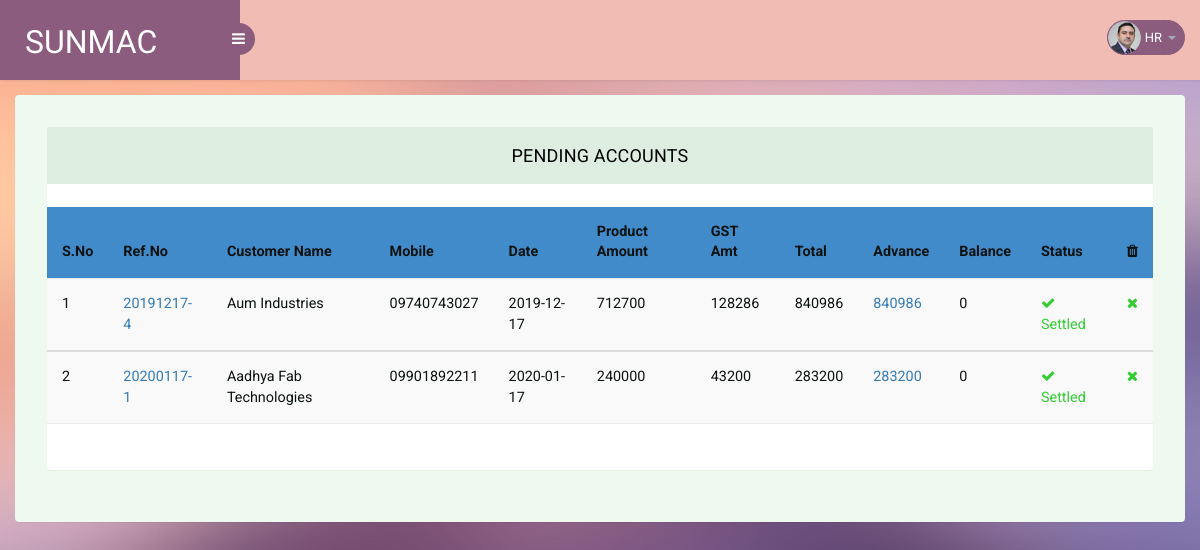
Page /accounts_pending.php (signed in) on the earlier database version.
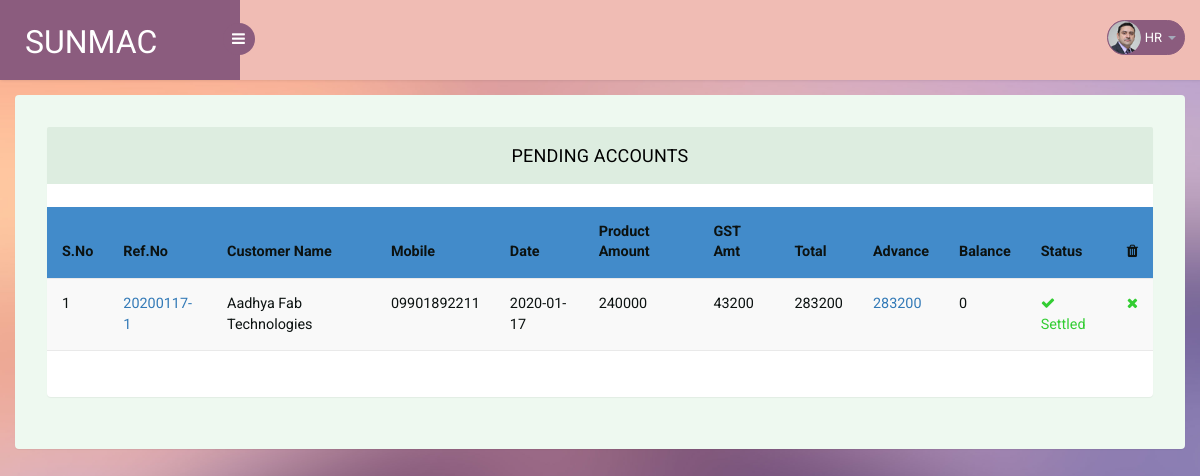
Same page on the later database version.
### tables this page shows
CREATE TABLE `sample_pi` (
  `SAMPLE_PI_ID` int(11) NOT NULL,
  `CUSTOMER_NAME` varchar(100) NOT NULL,
  `MOBILE` varchar(100) NOT NULL,
  `TO_ADDRESS` varchar(100) NOT NULL,
  `DELIVERY_ADDRESS` varchar(100) NOT NULL,
  `TOTAL_AMOUNT` int(100) NOT NULL,
  `DATE` date NOT NULL,
  `GST` int(10) NOT NULL,
  `GST_AMOUNT` int(100) NOT NULL,
  `BALANCE` int(100) NOT NULL,
  `INVOICE_STATUS` int(5) NOT NULL,
  `NOTE_1` varchar(100) NOT NULL,
  `NOTE_2` varchar(100) NOT NULL,
  `FOLLOWED_BY_PERSON` varchar(50) NOT NULL,
  `REFERENCE_NO` varchar(50) NOT NULL,
  `SHOW_TO_ADMIN` int(1) NOT NULL DEFAULT '1'
);

CREATE TABLE `transaction_balance` (
  `SAMPLE_PI_ID` int(10) NOT NULL,
  `TOTAL_AMOUNT` int(10) NOT NULL,
  `BALANCE` int(10) NOT NULL,
  `LAST_UPDATE_DATE` date NOT NULL,
  `SHOW_TO_ACCOUNTS` int(1) NOT NULL DEFAULT '1',
  `SHOW_TO_ADMIN` int(1) NOT NULL DEFAULT '1',
  `IS_PENDING_AMOUNT` int(1) NOT NULL DEFAULT '0'
);

### accounts_pending.php (the view, shortened to what the changed rows need)
<?php
include 'db_connect.php';
$sql = "SELECT S.SAMPLE_PI_ID, S.CUSTOMER_NAME, S.MOBILE, S.DATE, S.REFERENCE_NO, (S.TOTAL_AMOUNT - S.GST_AMOUNT) AS PRODUCT_AMOUNT, S.TOTAL_AMOUNT, S.GST_AMOUNT,
        (S.TOTAL_AMOUNT - TB.BALANCE) AS ADVANCE, TB.BALANCE, S.INVOICE_STATUS, T.TRANSACTION_ID
        FROM sample_pi S, transaction T, transaction_balance TB WHERE 1=1
        AND S.SAMPLE_PI_ID = T.SAMPLE_PI_ID
        AND S.SAMPLE_PI_ID = TB.SAMPLE_PI_ID
        AND T.SAMPLE_PI_ID = TB.SAMPLE_PI_ID
        AND S.INVOICE_STATUS != 0
        AND TB.IS_PENDING_AMOUNT = 1
        AND TB.SHOW_TO_ACCOUNTS = 1
        GROUP BY T.SAMPLE_PI_ID
        ";
?>
  <!DOCTYPE html>
  <head>
  <link rel="stylesheet" href="https://cdnjs.cloudflare.com/ajax/libs/font-awesome/4.7.0/css/font-awesome.min.css">
  <link rel="stylesheet" href="https://maxcdn.bootstrapcdn.com/bootstrap/3.4.0/css/bootstrap.min.css">
  </head>
  <body>
  <section id="main-content">
    <section class="wrapper">
      <div class="form-w3layouts">
 <div class="row">
            <div class="col-lg-12">
                <section class="panel">
                    <br>
<?php
if($result = mysqli_query($conn, $sql)) {
    if(mysqli_num_rows($result) > 0) {
?>
                 <div class="table-responsive">
                            <table class="table table-striped table-hover">
                              <thead>
                               <tr style="color:#0c1211";>
                                    <th style="color:#0c1211";>S.No</th>
                                    <th style="color:#0c1211";>Ref.No</th>
                                    <th style="color:#0c1211";>Customer Name</th>
                                    <th style="color:#0c1211";>Mobile</th>
                                    <th style="color:#0c1211";>Date</th>
                                    <th style="color:#0c1211";>Product Amount</th>
                                    <th style="color:#0c1211";>GST Amt</th>
                                    <th style="color:#0c1211";>Total</th>
                                    <th style="color:#0c1211";>Advance</th>
                                    <th style="color:#0c1211";>Balance</th>
                                    <th style="color:#0c1211";>Status</th>
                                    <th style="color:#0c1211";><i class="fa fa-trash" aria-hidden="true"></i></th>
                                </tr>
                             </thead>
<?php
$i = 0;
while($row = mysqli_fetch_array($result)){
  $i++;
?>
                           <tbody>
                              <tr id="sample-pi-id-<?php echo $row['SAMPLE_PI_ID']; ?>">
                                    <td style="color:#0c1211";>
                                          <?php echo $i;?>
                                    </td>
                                    <td>
                                      <a href="accounts_registery.php?isPending=1&invoiceId=<?php echo $row['SAMPLE_PI_ID']; ?>" >
                                        <?php echo $row['REFERENCE_NO']?>
                                      </a>
                                    </td>
                                    <td style="color:#0c1211"; id="custName-<?php echo $row['SAMPLE_PI_ID']; ?>"><?php echo $row['CUSTOMER_NAME']?></td>
                                    <td style="color:#0c1211";><?php echo $row['MOBILE']?></td>
                                    <td style="color:#0c1211";><?php echo $row['DATE']?></td>
                                    <td style="color:#0c1211";><?php echo $row['PRODUCT_AMOUNT']?></td>
                                    <td style="color:#0c1211";><?php echo $row['GST_AMOUNT']?></td>
                                    <td style="color:#0c1211";><?php echo $row['TOTAL_AMOUNT']?></td>
                                    <td style="color:#0c1211";>
                                      <a data-toggle="modal" class="transaction-info" id="transaction-<?php echo $row['SAMPLE_PI_ID']; ?>" href="">
                                        <?php echo $row['ADVANCE']?>
                                      </a>
                                    </td>
                                    <td style="color:#0c1211";><?php echo $row['BALANCE']?></td>
                                    <td style="color: limegreen;"; class="color-condition" data-balace=<?php echo $row['BALANCE']?>>
                                        <i class="fa fa-check" aria-hidden="true"></i>
                                        <?php echo $row['BALANCE'] != 0 ? "Pending" : "Settled"?>
                                    </td>
                                    <td>
                                      <span class="<?php echo "bal-".$row['BALANCE'];?>" data-spiId="<?php echo $row['SAMPLE_PI_ID']; ?>" onclick="deleteInvoice(this);">
                                        <i class="fa fa-times <?php echo "bal-".$row['BALANCE'];?>" style="color: red;" aria-hidden="true"></i>
                                      </span>
                                    </td>
                               </tr>
                            </tbody>
 <?php
}
?>
                            </table>
<?php
}
else{
    echo "No records matching your query were found.";
    }
}
?>
                            <br>
                            <br>
        </div>
      </div>
    </section>
</body>
</html>

Differences in the rows shown:
no longer on this page (row edited): sample_pi: REFERENCE_NO "20191217-4", CUSTOMER_NAME "Aum Industries", MOBILE "09740743027", DATE "2019-12-17", PRODUCT_AMOUNT "712700", GST_AMOUNT "128286", TOTAL_AMOUNT "840986", ADVANCE "840986", transaction_balance.BALANCE "0"
